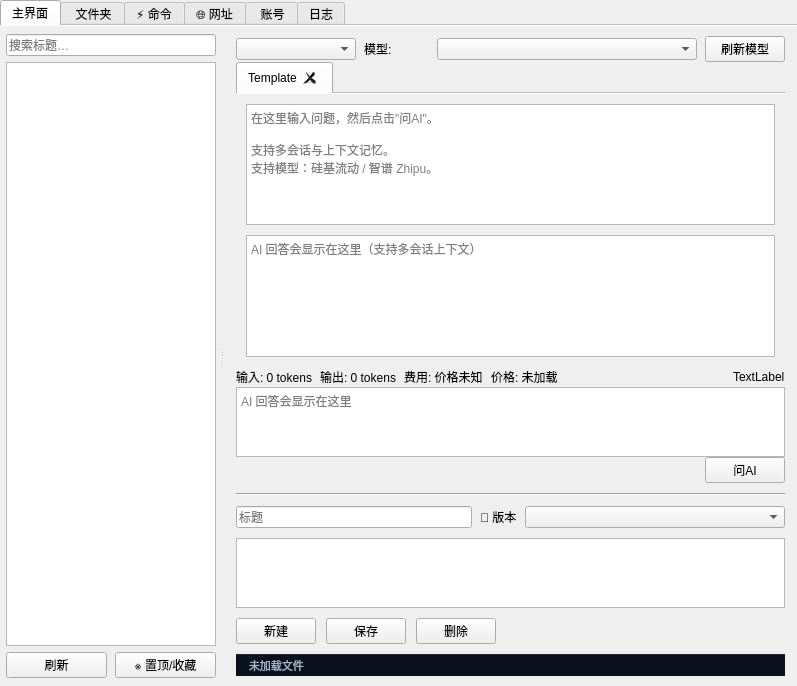
<?xml version="1.0" encoding="UTF-8"?>
<ui version="4.0">
 <class>MainWindowRoot</class>
 <widget class="QWidget" name="MainWindowRoot">
  <property name="geometry">
   <rect>
    <x>0</x>
    <y>0</y>
    <width>797</width>
    <height>686</height>
   </rect>
  </property>
  <property name="windowTitle">
   <string>L Notepad</string>
  </property>
  <layout class="QVBoxLayout" name="rootHostLayout">
   <property name="spacing">
    <number>0</number>
   </property>
   <property name="leftMargin">
    <number>0</number>
   </property>
   <property name="topMargin">
    <number>0</number>
   </property>
   <property name="rightMargin">
    <number>0</number>
   </property>
   <property name="bottomMargin">
    <number>0</number>
   </property>
   <item>
    <layout class="QVBoxLayout" name="verticalLayout_root">
     <property name="spacing">
      <number>0</number>
     </property>
     <property name="leftMargin">
      <number>0</number>
     </property>
     <property name="topMargin">
      <number>0</number>
     </property>
     <property name="rightMargin">
      <number>0</number>
     </property>
     <property name="bottomMargin">
      <number>0</number>
     </property>
     <item>
      <widget class="QTabWidget" name="tabs">
       <property name="currentIndex">
        <number>0</number>
       </property>
       <property name="documentMode">
        <bool>true</bool>
       </property>
       <widget class="QWidget" name="tab_main">
        <attribute name="title">
         <string>主界面</string>
        </attribute>
        <layout class="QVBoxLayout" name="verticalLayout_mainTab">
         <property name="spacing">
          <number>0</number>
         </property>
         <property name="leftMargin">
          <number>0</number>
         </property>
         <property name="topMargin">
          <number>0</number>
         </property>
         <property name="rightMargin">
          <number>0</number>
         </property>
         <property name="bottomMargin">
          <number>0</number>
         </property>
         <item>
          <widget class="QSplitter" name="splitter_main">
           <property name="orientation">
            <enum>Qt::Horizontal</enum>
           </property>
           <widget class="QWidget" name="left_panel">
            <property name="minimumSize">
             <size>
              <width>170</width>
              <height>0</height>
             </size>
            </property>
            <property name="maximumSize">
             <size>
              <width>220</width>
              <height>16777215</height>
             </size>
            </property>
            <layout class="QVBoxLayout" name="verticalLayout_left">
             <property name="spacing">
              <number>6</number>
             </property>
             <property name="leftMargin">
              <number>6</number>
             </property>
             <property name="topMargin">
              <number>8</number>
             </property>
             <property name="rightMargin">
              <number>4</number>
             </property>
             <property name="bottomMargin">
              <number>8</number>
             </property>
             <item>
              <widget class="QLineEdit" name="search_edit">
               <property name="placeholderText">
                <string>搜索标题…</string>
               </property>
              </widget>
             </item>
             <item>
              <widget class="QTreeWidget" name="notes_list">
               <property name="minimumSize">
                <size>
                 <width>150</width>
                 <height>0</height>
                </size>
               </property>
               <property name="indentation">
                <number>16</number>
               </property>
               <property name="uniformRowHeights">
                <bool>false</bool>
               </property>
               <property name="animated">
                <bool>true</bool>
               </property>
               <property name="wordWrap">
                <bool>true</bool>
               </property>
               <property name="headerHidden">
                <bool>true</bool>
               </property>
               <property name="expandsOnDoubleClick">
                <bool>true</bool>
               </property>
               <column>
                <property name="text">
                 <string>名称</string>
                </property>
               </column>
              </widget>
             </item>
             <item>
              <layout class="QHBoxLayout" name="horizontalLayout_leftButtons">
               <property name="spacing">
                <number>8</number>
               </property>
               <item>
                <widget class="QPushButton" name="btn_refresh">
                 <property name="text">
                  <string>刷新</string>
                 </property>
                </widget>
               </item>
               <item>
                <widget class="QPushButton" name="btn_favorite">
                 <property name="text">
                  <string>※ 置顶/收藏</string>
                 </property>
                </widget>
               </item>
              </layout>
             </item>
            </layout>
           </widget>
           <widget class="QWidget" name="right_panel">
            <layout class="QVBoxLayout" name="verticalLayout_right">
             <property name="spacing">
              <number>10</number>
             </property>
             <property name="leftMargin">
              <number>12</number>
             </property>
             <property name="topMargin">
              <number>10</number>
             </property>
             <property name="rightMargin">
              <number>12</number>
             </property>
             <property name="bottomMargin">
              <number>10</number>
             </property>
             <item>
              <widget class="QWidget" name="ai_widget" native="true">
               <layout class="QVBoxLayout" name="verticalLayout">
                <property name="spacing">
                 <number>0</number>
                </property>
                <property name="leftMargin">
                 <number>0</number>
                </property>
                <property name="topMargin">
                 <number>0</number>
                </property>
                <property name="rightMargin">
                 <number>0</number>
                </property>
                <property name="bottomMargin">
                 <number>0</number>
                </property>
                <item>
                 <layout class="QHBoxLayout" name="horizontalLayout_titleRow">
                  <property name="spacing">
                   <number>8</number>
                  </property>
                  <item>
                   <widget class="QComboBox" name="provider_combo">
                    <property name="minimumSize">
                     <size>
                      <width>120</width>
                      <height>0</height>
                     </size>
                    </property>
                   </widget>
                  </item>
                  <item>
                   <widget class="QLabel" name="label_model">
                    <property name="text">
                     <string>模型:</string>
                    </property>
                   </widget>
                  </item>
                  <item>
                   <widget class="QComboBox" name="model_combo">
                    <property name="minimumSize">
                     <size>
                      <width>260</width>
                      <height>0</height>
                     </size>
                    </property>
                    <property name="editable">
                     <bool>false</bool>
                    </property>
                   </widget>
                  </item>
                  <item>
                   <widget class="QPushButton" name="btn_refresh_models">
                    <property name="text">
                     <string>刷新模型</string>
                    </property>
                   </widget>
                  </item>
                 </layout>
                </item>
                <item>
                 <widget class="QTabWidget" name="ai_tabs">
                  <property name="visible">
                   <bool>true</bool>
                  </property>
                  <property name="documentMode">
                   <bool>true</bool>
                  </property>
                  <property name="tabsClosable">
                   <bool>true</bool>
                  </property>
                  <widget class="QWidget" name="ai_tab_template">
                   <property name="visible">
                    <bool>true</bool>
                   </property>
                   <attribute name="title">
                    <string>Template</string>
                   </attribute>
                   <layout class="QVBoxLayout" name="ai_tab_layout_template">
                    <property name="spacing">
                     <number>10</number>
                    </property>
                    <property name="leftMargin">
                     <number>10</number>
                    </property>
                    <property name="topMargin">
                     <number>10</number>
                    </property>
                    <property name="rightMargin">
                     <number>10</number>
                    </property>
                    <property name="bottomMargin">
                     <number>10</number>
                    </property>
                    <item>
                     <widget class="QTextEdit" name="CodeEditor">
                      <property name="lineWrapMode">
                       <enum>QTextEdit::NoWrap</enum>
                      </property>
                      <property name="placeholderText">
                       <string>在这里输入问题，然后点击&quot;问AI&quot;。

支持多会话与上下文记忆。
支持模型：硅基流动 / 智谱 Zhipu。</string>
                      </property>
                     </widget>
                    </item>
                    <item>
                     <widget class="QTextEdit" name="AiAnswerViewer">
                      <property name="readOnly">
                       <bool>true</bool>
                      </property>
                      <property name="placeholderText">
                       <string>AI 回答会显示在这里（支持多会话上下文）</string>
                      </property>
                     </widget>
                    </item>
                   </layout>
                  </widget>
                 </widget>
                </item>
                <item>
                 <layout class="QHBoxLayout" name="horizontalLayout_tokenStats">
                  <property name="spacing">
                   <number>8</number>
                  </property>
                  <item>
                   <widget class="QLabel" name="label_input_tokens">
                    <property name="text">
                     <string>输入: 0 tokens</string>
                    </property>
                   </widget>
                  </item>
                  <item>
                   <widget class="QLabel" name="label_output_tokens">
                    <property name="text">
                     <string>输出: 0 tokens</string>
                    </property>
                   </widget>
                  </item>
                  <item>
                   <widget class="QLabel" name="label_cost">
                    <property name="text">
                     <string>费用: 价格未知</string>
                    </property>
                   </widget>
                  </item>
                  <item>
                   <widget class="QLabel" name="label_price_source">
                    <property name="text">
                     <string>价格: 未加载</string>
                    </property>
                   </widget>
                  </item>
                  <item>
                   <spacer name="horizontalSpacer_tokenStats">
                    <property name="orientation">
                     <enum>Qt::Horizontal</enum>
                    </property>
                    <property name="sizeHint" stdset="0">
                     <size>
                      <width>40</width>
                      <height>20</height>
                     </size>
                    </property>
                   </spacer>
                  </item>
                  <item>
                   <widget class="QLabel" name="tab_count">
                    <property name="text">
                     <string>TextLabel</string>
                    </property>
                   </widget>
                  </item>
                 </layout>
                </item>
                <item>
                 <widget class="QTextEdit" name="ai_answer_edit">
                  <property name="visible">
                   <bool>true</bool>
                  </property>
                  <property name="lineWrapMode">
                   <enum>QTextEdit::WidgetWidth</enum>
                  </property>
                  <property name="readOnly">
                   <bool>true</bool>
                  </property>
                  <property name="placeholderText">
                   <string>AI 回答会显示在这里</string>
                  </property>
                 </widget>
                </item>
                <item>
                 <layout class="QHBoxLayout" name="horizontalLayout_actionButtons">
                  <item>
                   <spacer name="horizontalSpacer_actions">
                    <property name="orientation">
                     <enum>Qt::Horizontal</enum>
                    </property>
                    <property name="sizeHint" stdset="0">
                     <size>
                      <width>40</width>
                      <height>20</height>
                     </size>
                    </property>
                   </spacer>
                  </item>
                  <item>
                   <widget class="QPushButton" name="btn_ai_ask">
                    <property name="text">
                     <string>问AI</string>
                    </property>
                   </widget>
                  </item>
                 </layout>
                </item>
               </layout>
              </widget>
             </item>
             <item>
              <widget class="Line" name="line">
               <property name="orientation">
                <enum>Qt::Horizontal</enum>
               </property>
              </widget>
             </item>
             <item>
              <widget class="QWidget" name="log_widget" native="true">
               <layout class="QVBoxLayout" name="verticalLayout_logWidget">
                <property name="spacing">
                 <number>10</number>
                </property>
                <property name="leftMargin">
                 <number>0</number>
                </property>
                <property name="topMargin">
                 <number>0</number>
                </property>
                <property name="rightMargin">
                 <number>0</number>
                </property>
                <property name="bottomMargin">
                 <number>0</number>
                </property>
                <item>
                 <layout class="QHBoxLayout" name="horizontalLayout_logTitleRow">
                  <property name="spacing">
                   <number>8</number>
                  </property>
                  <item>
                   <widget class="QLineEdit" name="title_edit">
                    <property name="placeholderText">
                     <string>标题</string>
                    </property>
                   </widget>
                  </item>
                  <item>
                   <widget class="QLabel" name="label_version">
                    <property name="text">
                     <string>📜 版本</string>
                    </property>
                   </widget>
                  </item>
                  <item>
                   <widget class="QComboBox" name="combo_version">
                    <property name="minimumSize">
                     <size>
                      <width>260</width>
                      <height>0</height>
                     </size>
                    </property>
                    <property name="toolTip">
                     <string>查看并切换到该笔记/日志的历史保存版本</string>
                    </property>
                   </widget>
                  </item>
                 </layout>
                </item>
                <item>
                 <widget class="QTextEdit" name="content_edit">
                  <property name="acceptDrops">
                   <bool>true</bool>
                  </property>
                  <property name="lineWrapMode">
                   <enum>QTextEdit::WidgetWidth</enum>
                  </property>
                 </widget>
                </item>
                <item>
                 <layout class="QHBoxLayout" name="horizontalLayout_logActionButtons">
                  <item>
                   <widget class="QPushButton" name="btn_new">
                    <property name="text">
                     <string>新建</string>
                    </property>
                   </widget>
                  </item>
                  <item>
                   <widget class="QPushButton" name="btn_save">
                    <property name="text">
                     <string>保存</string>
                    </property>
                   </widget>
                  </item>
                  <item>
                   <widget class="QPushButton" name="btn_delete">
                    <property name="text">
                     <string>删除</string>
                    </property>
                   </widget>
                  </item>
                  <item>
                   <spacer name="horizontalSpacer_logActions">
                    <property name="orientation">
                     <enum>Qt::Horizontal</enum>
                    </property>
                    <property name="sizeHint" stdset="0">
                     <size>
                      <width>40</width>
                      <height>20</height>
                     </size>
                    </property>
                   </spacer>
                  </item>
                 </layout>
                </item>
               </layout>
              </widget>
             </item>
             <item>
              <widget class="QLabel" name="CodeEditorStatusBar">
               <property name="styleSheet">
                <string notr="true">QLabel#CodeEditorStatusBar { background-color: #0b111c; color: #9fb3c8; border-top: 1px solid #1c2637; padding: 2px 10px; font-size: 11px; }</string>
               </property>
               <property name="text">
                <string>未加载文件</string>
               </property>
               <property name="textInteractionFlags">
                <set>Qt::TextSelectableByMouse</set>
               </property>
              </widget>
             </item>
            </layout>
           </widget>
          </widget>
         </item>
        </layout>
       </widget>
       <widget class="FolderFavoritesWidget" name="tab_folder_favorites">
        <attribute name="title">
         <string> 文件夹</string>
        </attribute>
        <layout class="QVBoxLayout" name="verticalLayout_folderFavorites">
         <property name="spacing">
          <number>1</number>
         </property>
         <property name="leftMargin">
          <number>10</number>
         </property>
         <property name="topMargin">
          <number>2</number>
         </property>
         <property name="rightMargin">
          <number>10</number>
         </property>
         <property name="bottomMargin">
          <number>10</number>
         </property>
         <item>
          <widget class="QLabel" name="folder_favorites_title_label">
           <property name="styleSheet">
            <string notr="true">font-size: 10px; font-weight: bold; padding: 1px;</string>
           </property>
           <property name="text">
            <string>📁 文件夹收藏 (folder_favorites.json)</string>
           </property>
          </widget>
         </item>
         <item>
          <widget class="QListWidget" name="folder_favorites_list">
           <property name="contextMenuPolicy">
            <enum>Qt::CustomContextMenu</enum>
           </property>
          </widget>
         </item>
         <item>
          <widget class="QWidget" name="ClipboardGroup" native="true">
           <property name="styleSheet">
            <string>#ClipboardGroup { background-color: #2b2b2b; border-radius: 5px; padding: 5px; }</string>
           </property>
           <layout class="QVBoxLayout" name="verticalLayout_clipboardGroup">
            <property name="spacing">
             <number>1</number>
            </property>
            <property name="topMargin">
             <number>2</number>
            </property>
            <item>
             <layout class="QHBoxLayout" name="horizontalLayout_clipboardTitle">
              <item>
               <widget class="QLabel" name="clipboard_title_label">
                <property name="styleSheet">
                 <string notr="true">color: #cccccc; font-size: 9px; font-weight: bold; padding: 1px;</string>
                </property>
                <property name="text">
                 <string>📋 剪贴板历史</string>
                </property>
               </widget>
              </item>
              <item>
               <widget class="QLabel" name="clipboard_count_label">
                <property name="styleSheet">
                 <string notr="true">color: #89DDFF; font-size: 8px; padding: 3px 0px;</string>
                </property>
                <property name="text">
                 <string>0 条</string>
                </property>
               </widget>
              </item>
              <item>
               <spacer name="horizontalSpacer_clipboardTitle">
                <property name="orientation">
                 <enum>Qt::Horizontal</enum>
                </property>
                <property name="sizeHint" stdset="0">
                 <size>
                  <width>40</width>
                  <height>20</height>
                 </size>
                </property>
               </spacer>
              </item>
              <item>
               <widget class="QToolButton" name="ClipboardActionsButton">
                <property name="maximumSize">
                 <size>
                  <width>16777215</width>
                  <height>12</height>
                 </size>
                </property>
                <property name="cursor">
                 <cursorShape>PointingHandCursor</cursorShape>
                </property>
                <property name="styleSheet">
                 <string>QToolButton#ClipboardActionsButton { padding: 0 6px; font-size: 10px; line-height: 10px; border: 1px solid rgba(137, 221, 255, 0.25); border-radius: 5px; background: rgba(255,255,255,0.04); color: #89DDFF; margin: 0 4px; }
QToolButton#ClipboardActionsButton:hover { background: rgba(137, 221, 255, 0.15); }
QToolButton#ClipboardActionsButton::menu-indicator { image: none; width: 0; }
QMenu#ClipboardActionsMenu::item { height: 20px; padding: 0 16px; font-size: 12px; }</string>
                </property>
                <property name="text">
                 <string>▾</string>
                </property>
                <property name="popupMode">
                 <enum>QToolButton::InstantPopup</enum>
                </property>
               </widget>
              </item>
             </layout>
            </item>
            <item>
             <widget class="QLineEdit" name="clipboard_search">
              <property name="styleSheet">
               <string>background-color: #1e1e1e; border: 1px solid #3c3c3c; color: #d4d4d4; border-radius: 4px; padding: 4px 6px;</string>
              </property>
              <property name="placeholderText">
               <string>🔍 搜索剪贴板历史...</string>
              </property>
              <property name="clearButtonEnabled">
               <bool>true</bool>
              </property>
             </widget>
            </item>
            <item>
             <widget class="QListView" name="clipboard_list">
              <property name="contextMenuPolicy">
               <enum>Qt::CustomContextMenu</enum>
              </property>
              <property name="styleSheet">
               <string>QListView { background-color: #1e1e1e; border: 1px solid #3c3c3c; color: #d4d4d4; padding: 0; }
QListView::item { padding: 0px 4px; margin: 0; min-height: 14px; }
QListView::item:selected { background-color: #3a3a3a; }
QScrollBar:vertical { background: #1e1e1e; width: 10px; margin: 0; }
QScrollBar::handle:vertical { background: #5a5a5a; min-height: 20px; border-radius: 5px; }
QScrollBar::handle:vertical:hover { background: #6e6e6e; }
QScrollBar::add-line:vertical, QScrollBar::sub-line:vertical { height: 0; }
QScrollBar::add-page:vertical, QScrollBar::sub-page:vertical { background: transparent; }</string>
              </property>
              <property name="editTriggers">
               <set>QAbstractItemView::NoEditTriggers</set>
              </property>
              <property name="uniformItemSizes">
               <bool>true</bool>
              </property>
             </widget>
            </item>
           </layout>
          </widget>
         </item>
        </layout>
       </widget>
       <widget class="FolderFavoritesWidget" name="tab_command_favorites">
        <attribute name="title">
         <string>⚡ 命令</string>
        </attribute>
        <layout class="QVBoxLayout" name="verticalLayout_commandFavorites">
         <property name="spacing">
          <number>1</number>
         </property>
         <property name="leftMargin">
          <number>10</number>
         </property>
         <property name="topMargin">
          <number>2</number>
         </property>
         <property name="rightMargin">
          <number>10</number>
         </property>
         <property name="bottomMargin">
          <number>10</number>
         </property>
         <item>
          <widget class="QLabel" name="command_favorites_title_label">
           <property name="styleSheet">
            <string notr="true">font-size: 10px; font-weight: bold; padding: 1px;</string>
           </property>
           <property name="text">
            <string>⚡ 命令收藏 (command_favorites.json)</string>
           </property>
          </widget>
         </item>
         <item>
          <widget class="QListWidget" name="command_favorites_list">
           <property name="contextMenuPolicy">
            <enum>Qt::CustomContextMenu</enum>
           </property>
          </widget>
         </item>
         <item>
          <widget class="QLabel" name="command_favorites_hint_label">
           <property name="styleSheet">
            <string notr="true">color: gray; font-size: 11px;</string>
           </property>
           <property name="text">
            <string>提示: 右键「命令收藏」标签可添加/执行/编辑/删除命令</string>
           </property>
          </widget>
         </item>
        </layout>
       </widget>
       <widget class="FolderFavoritesWidget" name="tab_url_favorites">
        <attribute name="title">
         <string>🌐 网址</string>
        </attribute>
        <layout class="QVBoxLayout" name="verticalLayout_urlFavorites">
         <property name="spacing">
          <number>0</number>
         </property>
         <property name="leftMargin">
          <number>0</number>
         </property>
         <property name="topMargin">
          <number>0</number>
         </property>
         <property name="rightMargin">
          <number>0</number>
         </property>
         <property name="bottomMargin">
          <number>0</number>
         </property>
         <item>
          <widget class="QLabel" name="url_favorites_title_label">
           <property name="font">
            <font>
             <pointsize>-1</pointsize>
             <bold>true</bold>
            </font>
           </property>
           <property name="styleSheet">
            <string notr="true">font-size: 10px; font-weight: bold; padding: 2px;</string>
           </property>
           <property name="text">
            <string>🌐 网址收藏 (url_favorites.json)</string>
           </property>
          </widget>
         </item>
         <item>
          <widget class="QListWidget" name="url_favorites_list">
           <property name="contextMenuPolicy">
            <enum>Qt::CustomContextMenu</enum>
           </property>
          </widget>
         </item>
         <item>
          <widget class="QLabel" name="url_favorites_hint_label">
           <property name="styleSheet">
            <string notr="true">color: gray; font-size: 11px;</string>
           </property>
           <property name="text">
            <string>提示: 右键「网址收藏」标签可添加/打开/删除网址</string>
           </property>
          </widget>
         </item>
        </layout>
       </widget>
       <widget class="AccountFavoritesWidget" name="tab_account_favorites">
        <attribute name="title">
         <string> 账号</string>
        </attribute>
        <layout class="QVBoxLayout" name="verticalLayout_accountFavorites">
         <property name="spacing">
          <number>8</number>
         </property>
         <property name="leftMargin">
          <number>8</number>
         </property>
         <property name="topMargin">
          <number>8</number>
         </property>
         <property name="rightMargin">
          <number>8</number>
         </property>
         <property name="bottomMargin">
          <number>8</number>
         </property>
         <item>
          <widget class="QLabel" name="account_favorites_title_label">
           <property name="styleSheet">
            <string notr="true">font-size: 10px; font-weight: bold; padding: 1px;</string>
           </property>
           <property name="text">
            <string>👤 账号收藏 (account_favorites.json)</string>
           </property>
          </widget>
         </item>
         <item>
          <layout class="QHBoxLayout" name="horizontalLayout_accountButtons">
           <item>
            <widget class="QPushButton" name="btn_add_account">
             <property name="text">
              <string> 添加账号</string>
             </property>
            </widget>
           </item>
           <item>
            <widget class="QPushButton" name="btn_copy_account">
             <property name="text">
              <string> 复制信息</string>
             </property>
            </widget>
           </item>
           <item>
            <widget class="QPushButton" name="btn_edit_account">
             <property name="text">
              <string> 编辑</string>
             </property>
            </widget>
           </item>
           <item>
            <widget class="QPushButton" name="btn_delete_account">
             <property name="text">
              <string> 删除</string>
             </property>
            </widget>
           </item>
           <item>
            <widget class="QPushButton" name="btn_custom_fields">
             <property name="text">
              <string>+ 自定义字段</string>
             </property>
             <property name="toolTip">
              <string>为选中的账号添加或编辑自定义字段</string>
             </property>
            </widget>
           </item>
           <item>
            <spacer name="horizontalSpacer_accountButtons">
             <property name="orientation">
              <enum>Qt::Horizontal</enum>
             </property>
             <property name="sizeHint" stdset="0">
              <size>
               <width>40</width>
               <height>20</height>
              </size>
             </property>
            </spacer>
           </item>
          </layout>
         </item>
         <item>
          <widget class="QListWidget" name="account_favorites_list">
           <property name="sizePolicy">
            <sizepolicy hsizetype="Expanding" vsizetype="Expanding">
             <horstretch>0</horstretch>
             <verstretch>0</verstretch>
            </sizepolicy>
           </property>
           <property name="contextMenuPolicy">
            <enum>Qt::CustomContextMenu</enum>
           </property>
          </widget>
         </item>
         <item>
          <widget class="QLabel" name="account_favorites_hint_label">
           <property name="styleSheet">
            <string notr="true">color: #7f8c8d; font-size: 12px; padding: 4px;</string>
           </property>
           <property name="text">
            <string>💡 提示：点击「添加账号」保存常用账号信息，双击或点击「复制信息」可快速复制到剪贴板</string>
           </property>
           <property name="wordWrap">
            <bool>true</bool>
           </property>
          </widget>
         </item>
        </layout>
       </widget>
       <widget class="QWidget" name="tab_log">
        <attribute name="title">
         <string>日志</string>
        </attribute>
        <layout class="QVBoxLayout" name="verticalLayout_logTab">
         <property name="leftMargin">
          <number>10</number>
         </property>
         <property name="topMargin">
          <number>10</number>
         </property>
         <property name="rightMargin">
          <number>10</number>
         </property>
         <property name="bottomMargin">
          <number>10</number>
         </property>
         <item>
          <widget class="QTextEdit" name="log_view">
           <property name="lineWrapMode">
            <enum>QTextEdit::NoWrap</enum>
           </property>
           <property name="readOnly">
            <bool>true</bool>
           </property>
           <property name="placeholderText">
            <string>这里显示日志输出</string>
           </property>
          </widget>
         </item>
        </layout>
       </widget>
      </widget>
     </item>
    </layout>
   </item>
  </layout>
 </widget>
 <customwidgets>
  <customwidget>
   <class>FolderFavoritesWidget</class>
   <extends>QWidget</extends>
   <header>folder_favorites_widget</header>
   <container>1</container>
  </customwidget>
  <customwidget>
   <class>AccountFavoritesWidget</class>
   <extends>QWidget</extends>
   <header>accountfavoriteswidget.h</header>
  </customwidget>
 </customwidgets>
 <resources/>
 <connections/>
</ui>
